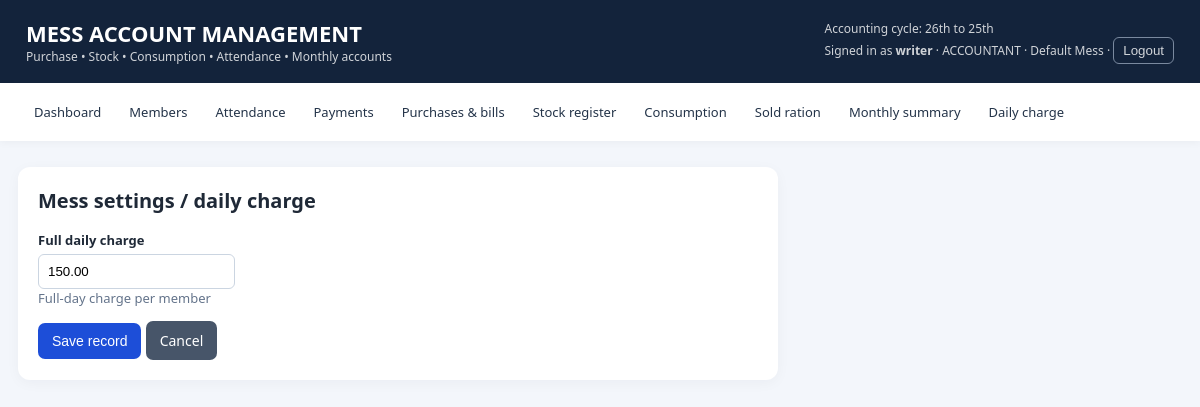
The app's page /settings/ (signed in) with its own data.
### mess/models.py (models this page shows, shortened)
class UserMessAccess(models.Model):
    CO = "CO"
    OC = "OC"
    ACCOUNTANT = "ACCOUNTANT"
    ROLE_CHOICES = [
        (CO, "Commanding Officer (CO) – dashboards of assigned messes"),
        (OC, "Officer Commanding (OC) – dashboard of one assigned mess"),
        (ACCOUNTANT, "Accountant – full access to one assigned mess"),
    ]
    user = models.ForeignKey(settings.AUTH_USER_MODEL, on_delete=models.CASCADE, related_name="mess_accesses")
    mess = models.ForeignKey(Mess, on_delete=models.CASCADE, related_name="user_accesses")
    role = models.CharField(max_length=20, choices=ROLE_CHOICES)
    class Meta:
        constraints = [models.UniqueConstraint(fields=["user", "mess"], name="uniq_user_mess_access")]
        ordering = ["user__username", "mess__name"]

class Mess(models.Model):
    name = models.CharField(max_length=150, unique=True)
    code = models.CharField(max_length=30, unique=True, blank=True)
    address = models.TextField(blank=True)
    is_active = models.BooleanField(default=True)
    created_at = models.DateTimeField(auto_now_add=True)

class TenantModel(models.Model):
    mess = models.ForeignKey(Mess, on_delete=models.PROTECT, related_name="%(class)s_records")
    objects = TenantManager()
    all_objects = models.Manager()
    class Meta:
        abstract = True

class MessSetting(TenantModel):
    full_daily_charge = models.DecimalField(max_digits=9, decimal_places=2, default=0, help_text="Full-day charge per member")
    updated_at = models.DateTimeField(auto_now=True)
    @classmethod
    def current(cls):
        active_id = get_active_mess_id()
        if active_id:
            obj, _ = cls.objects.get_or_create(mess_id=active_id, defaults={"full_daily_charge": 0})
            return obj
        return cls.objects.order_by("mess_id").first() or cls(full_daily_charge=0)

### mess/views.py (the view)
# urls.py: path("", login_required(views.dashboard), name="dashboard"), path("settings/", login_required(views.settings_view), name="settings"),
def settings_view(request):
    obj=MessSetting.current(); form=SettingForm(request.POST or None,instance=obj)
    if request.method=="POST" and form.is_valid(): form.save(); messages.success(request,"Daily charge updated."); return redirect("dashboard")
    return render(request,"mess/form.html",{"form":form,"title":"Mess settings / daily charge"})

### mess/forms.py
class SettingForm(StyledModelForm):
    class Meta: model=MessSetting; fields=["full_daily_charge"]

### mess/models.py (called while the page is built)
def set_tenant_context(scope, active_mess_id=None):
    return (_tenant_scope.set(scope), _active_mess_id.set(active_mess_id))

def reset_tenant_context(tokens):
    _tenant_scope.reset(tokens[0])
    _active_mess_id.reset(tokens[1])

def get_active_mess_id():
    return _active_mess_id.get()

    def get_queryset(self):
        qs = super().get_queryset()
        scope = _tenant_scope.get()
        if scope is not None:
            return qs.filter(mess_id__in=scope)
        return qs

### mess/templates/mess/form.html
{% extends 'mess/base.html' %}{% block content %}<div class="panel" style="max-width:760px"><h2>{{ title }}</h2><form method="post" enctype="multipart/form-data">{% csrf_token %}{% for field in form %}<div class="field"><label for="{{ field.id_for_label }}">{{ field.label }}</label>{{ field }}{% if field.help_text %}<div class="muted">{{ field.help_text }}</div>{% endif %}{% for error in field.errors %}<div class="negative">{{ error }}</div>{% endfor %}</div>{% endfor %}<button class="btn" type="submit">Save record</button> <a class="btn secondary" href="javascript:history.back()">Cancel</a></form></div>{% endblock %}

### mess/templates/mess/base.html (shortened to what this page needs)
<!doctype html><html lang="en"><head><meta charset="utf-8"><meta name="viewport" content="width=device-width, initial-scale=1"><title>{% block title %}Mess Accounts{% endblock %}</title></head><body><header><div><h1>MESS ACCOUNT MANAGEMENT</h1><div class="sub">Purchase • Stock • Consumption • Attendance • Monthly accounts</div></div><div class="sub">Accounting cycle: 26th to 25th<br>{% if request.user.is_authenticated %}Signed in as <strong>{{ request.user.username }}</strong>{% if request.mess_role %} · {{ request.mess_role }}{% endif %}{% if request.active_mess %} · {{ request.active_mess.name }}{% endif %} · <form method="post" action="{% url 'logout' %}" style="display:inline">{% csrf_token %}<button type="submit" style="background:transparent;color:white;border:1px solid #94a3b8;border-radius:6px;padding:5px 9px;cursor:pointer">Logout</button></form>{% endif %}</div></header><nav><a href="/">Dashboard</a>{% if request.mess_role == "ACCOUNTANT" or request.mess_role == "SUPERUSER" %}<a href="/members/">Members</a><a href="/attendance/">Attendance</a><a href="/payments/">Payments</a><a href="/purchases/">Purchases & bills</a><a href="/stock/">Stock register</a><a href="/consumption/">Consumption</a><a href="/sold-ration/">Sold ration</a><a href="/summary/">Monthly summary</a><a href="/settings/">Daily charge</a>{% endif %}{% if request.user.is_superuser %}<a href="/admin/">Admin / User mapping</a>{% endif %}</nav>
<main>{% if messages %}<ul class="messages">{% for message in messages %}<li>{{ message }}</li>{% endfor %}</ul>{% endif %}{% block content %}{% endblock %}</main></body></html>

### mess/templates/mess/base.html (style rules this page uses)
:root { --navy:#13233b;--blue:#1d4ed8;--bg:#f3f6fb;--text:#1f2937 }
* { box-sizing:border-box }
body { margin:0;font-family:Segoe UI,Arial,sans-serif;background:var(--bg);color:var(--text) }
header { background:var(--navy);color:white;padding:18px 26px;display:flex;justify-content:space-between;align-items:center;gap:12px;flex-wrap:wrap }
header h1 { margin:0;font-size:22px }
.sub { font-size:12px;opacity:.8 }
nav { background:#fff;padding:12px 24px;display:flex;gap:8px;flex-wrap:wrap;box-shadow:0 2px 8px #0000000a }
nav a { color:#243449;text-decoration:none;padding:8px 10px;border-radius:7px;font-size:13px }
main { max-width:1200px;margin:26px auto;padding:0 18px }
.panel,.metric { background:white;border-radius:12px;padding:20px;box-shadow:0 3px 14px #12233b0a;margin-bottom:18px }
h2 { margin-top:0;font-size:20px }
.btn { display:inline-block;background:var(--blue);color:white;border:0;border-radius:7px;padding:10px 14px;text-decoration:none;cursor:pointer;font-size:14px }
.btn.secondary { background:#475569 }
.form-control,input,select { padding:9px;border:1px solid #cbd5e1;border-radius:6px;max-width:100% }
label { font-size:13px;font-weight:600;display:block;margin-bottom:5px }
.field { margin-bottom:14px }
.muted { color:#64748b;font-size:13px }

### records on screen
UserMessAccess: mess_role "ACCOUNTANT"
Mess: active_mess.name "Default Mess"
MessSetting: form "150.00"

### other values on screen
{{ request.user.username }} "writer"
{{ title }} "Mess settings / daily charge"
{{ field.label }} "Full daily charge"
{{ field.help_text }} "Full-day charge per member"
